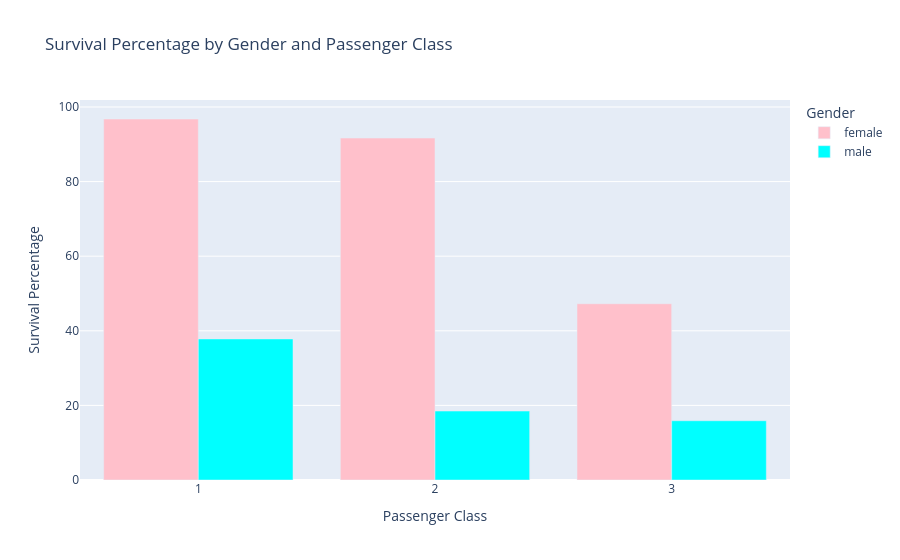

Notebook code for this chart:
### Code cell
fig_6= px.bar(Gender_Survival_Percentage,y="Survival Percentage",x="pclass",color="sex",barmode="group",
    title="Survival Percentage by Gender and Passenger Class",
    labels={"pclass": "Passenger Class","survival_percentage": "Survival Percentage (%)","sex": "Gender"},
    color_discrete_map={"female":"pink","male":"cyan"})
fig_6.show()
fig_6.write_html("Survival Percentage by Gender and Passenger Class.html")

### Figure 1 — Plotly figure (JSON) as saved in the notebook; plotly's stock layout.template omitted (floating-point values rounded to 4 significant figures)
{"data": [{"alignmentgroup": "True", "hovertemplate": "Gender=female<br>Passenger Class=%{x}<br>Survival Percentage=%{y}<extra></extra>", "legendgroup": "female", "marker": {"color": "pink", "pattern": {"shape": ""}}, "name": "female", "offsetgroup": "female", "orientation": "v", "showlegend": true, "textposition": "auto", "type": "bar", "x": [1, 2, 3], "xaxis": "x", "y": [96.77, 91.67, 47.24], "yaxis": "y"}, {"alignmentgroup": "True", "hovertemplate": "Gender=male<br>Passenger Class=%{x}<br>Survival Percentage=%{y}<extra></extra>", "legendgroup": "male", "marker": {"color": "cyan", "pattern": {"shape": ""}}, "name": "male", "offsetgroup": "male", "orientation": "v", "showlegend": true, "textposition": "auto", "type": "bar", "x": [1, 2, 3], "xaxis": "x", "y": [37.82, 18.48, 15.88], "yaxis": "y"}], "layout": {"barmode": "group", "legend": {"title": {"text": "Gender"}, "tracegroupgap": 0}, "title": {"text": "Survival Percentage by Gender and Passenger Class"}, "xaxis": {"anchor": "y", "domain": [0, 1], "title": {"text": "Passenger Class"}}, "yaxis": {"anchor": "x", "domain": [0, 1], "title": {"text": "Survival Percentage"}}}}
